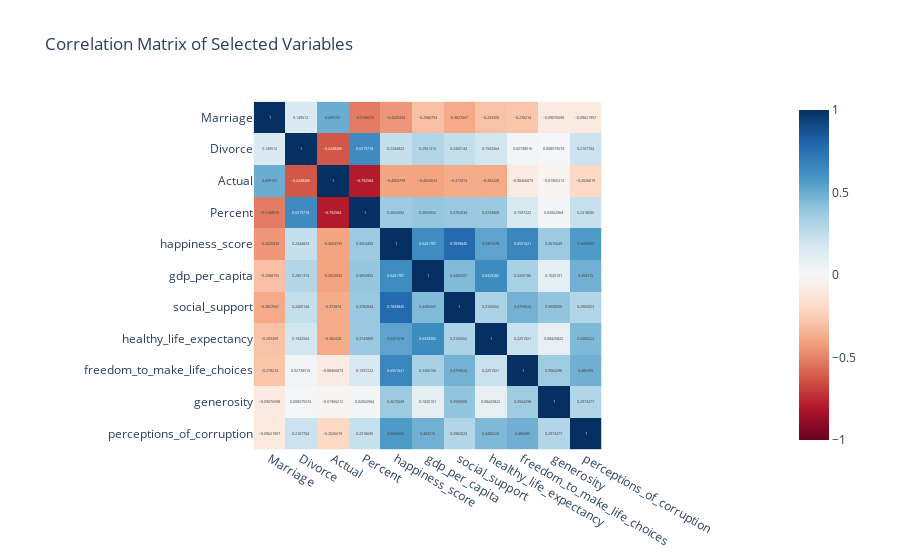

Notebook code for this chart:
### Code cell
# Calculate the correlation matrix
corr_matrix = data.corr()
# Visualize the correlation matrix using Plotly
fig_heatmap = px.imshow(
    corr_matrix,
    text_auto=True,
    color_continuous_scale='RdBu',
    zmin=-1,
    zmax=1,
    title='Correlation Matrix of Selected Variables',
    labels=dict(x="", y="")
)


fig_heatmap.show()

### Figure 1 — Plotly figure (JSON) as saved in the notebook; plotly's stock layout.template omitted (floating-point values rounded to 4 significant figures)
{"data": [{"coloraxis": "coloraxis", "hovertemplate": "x: %{x}<br>y: %{y}<br>color: %{z}<extra></extra>", "name": "0", "texttemplate": "%{z}", "type": "heatmap", "x": ["Marriage", "Divorce", "Actual", "Percent", "happiness_score", "gdp_per_capita", "social_support", "healthy_life_expectancy", "freedom_to_make_life_choices", "generosity", "perceptions_of_corruption"], "xaxis": "x", "y": ["Marriage", "Divorce", "Actual", "Percent", "happiness_score", "gdp_per_capita", "social_support", "healthy_life_expectancy", "freedom_to_make_life_choices", "generosity", "perceptions_of_corruption"], "yaxis": "y", "z": [[1, 0.1495, 0.4991, -0.5169, -0.442, -0.2989, -0.3828, -0.2933, -0.2782, -0.09077, -0.09622], [0.1495, 1, -0.6248, 0.632, 0.2345, 0.2961, 0.24, 0.1943, 0.02739, 0.008576, 0.2168], [0.4991, -0.6248, 1, -0.7926, -0.4005, -0.4025, -0.3729, -0.3824, -0.08366, -0.01965, -0.2027], [-0.5169, 0.632, -0.7926, 1, 0.3663, 0.3855, 0.3783, 0.3744, 0.1597, 0.02063, 0.2319], [-0.442, 0.2345, -0.4005, 0.3663, 1, 0.6262, 0.784, 0.5352, 0.6552, 0.3675, 0.569], [-0.2989, 0.2961, -0.4025, 0.3855, 0.6262, 1, 0.4407, 0.6329, 0.3266, 0.1025, 0.4832], [-0.3828, 0.24, -0.3729, 0.3783, 0.784, 0.4407, 1, 0.3165, 0.477, 0.3958, 0.2982], [-0.2933, 0.1943, -0.3824, 0.3744, 0.5352, 0.6329, 0.3165, 1, 0.2252, 0.08426, 0.448], [-0.2782, 0.02739, -0.08366, 0.1597, 0.6552, 0.3266, 0.477, 0.2252, 1, 0.3564, 0.4864], [-0.09077, 0.008576, -0.01965, 0.02063, 0.3675, 0.1025, 0.3958, 0.08426, 0.3564, 1, 0.2973], [-0.09622, 0.2168, -0.2027, 0.2319, 0.569, 0.4832, 0.2982, 0.448, 0.4864, 0.2973, 1]]}], "layout": {"coloraxis": {"cmax": 1, "cmin": -1, "colorscale": [[0, "rgb(103,0,31)"], [0.1, "rgb(178,24,43)"], [0.2, "rgb(214,96,77)"], [0.3, "rgb(244,165,130)"], [0.4, "rgb(253,219,199)"], [0.5, "rgb(247,247,247)"], [0.6, "rgb(209,229,240)"], [0.7, "rgb(146,197,222)"], [0.8, "rgb(67,147,195)"], [0.9, "rgb(33,102,172)"], [1, "rgb(5,48,97)"]]}, "title": {"text": "Correlation Matrix of Selected Variables"}, "xaxis": {"anchor": "y", "constrain": "domain", "domain": [0, 1], "scaleanchor": "y"}, "yaxis": {"anchor": "x", "autorange": "reversed", "constrain": "domain", "domain": [0, 1]}}}
